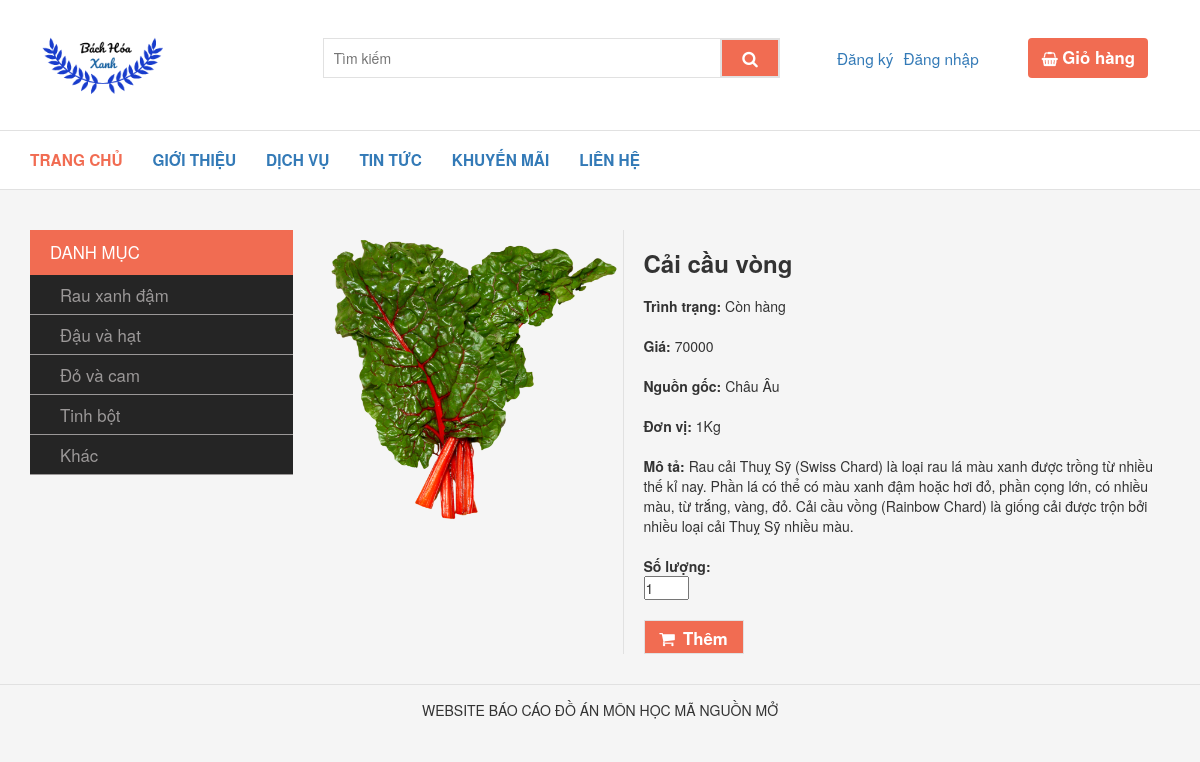
The page /lsproduct/detail/7 on the database its author committed.
### tables this page shows
CREATE TABLE `products` (
  `id` int(11) NOT NULL,
  `product_name` varchar(100) NOT NULL,
  `picture` varchar(100) DEFAULT NULL,
  `origin` varchar(100) NOT NULL,
  `unit_price` int(12) NOT NULL,
  `unit` varchar(20) NOT NULL,
  `stock` float NOT NULL,
  `supplier_id` int(11) NOT NULL,
  `description` text NOT NULL,
  `category_id` int(11) NOT NULL
);

### libs/view.php (called while the page is built, shortened)
<?php
class View
{
  public function RenderCustomer($name, $data = false)
  {
      require_once 'views/header.php';
      require_once 'views/'. $name . '.php';
      require_once 'views/footer.php';
  }
}

### controllers/lsproductController.php (called while the page is built, shortened)
<?php
class lsproductController extends Controller
{
  public function detail($id = null)
  {
    $data = $this->model->getProductById($id);
    $data = array_shift($data);
    $this->view->RenderCustomer('detail/index',$data);
  }
}

### index.php (called while the page is built, shortened)
<?php
require 'libs/model.php';
require 'libs/view.php';
require 'libs/database.php';
$app = new Bootstrap();

### libs/database.php (called while the page is built, shortened)
<?php
class Database extends PDO
{
	public function select($sql, $array = array() , $fetchMode = PDO::FETCH_ASSOC	)
	{
		$sth = $this ->prepare($sql);
		foreach ($array as $key => $value) {
			$sth->bindValue("$key",$value);
		}
		$sth->execute();
		return $sth ->fetchAll($fetchMode);
	}
}

### models/lsproductModel.php (called while the page is built, shortened)
<?php
class lsproductModel extends Model
{
  public function getProductById($id)
  {
    $query = "SELECT * FROM products WHERE id = :id ";
    $array = array(':id' => $id);
    $result = $this->db->select($query, $array);
    return $result;
  }
}

### libs/model.php (called while the page is built)
<?php
class Model
{
  function __construct()
  {
    $this->db = new Database(DB_TYPE, DB_HOST, DB_NAME, DB_USER, DB_PASS);
  }
}

### views/detail/index.php (the view)
<section class="section-1">
  <div class="container margin-section">
    <div class="row">
      <div class="col-md-3">
        <div>
          <div class="section-title">
            <span>Danh mục</span>
          </div>
          <div class="section-menu">
            <ul>
              <li>
                <a href="<?php echo URL ?>lsproduct/view/1">Rau xanh đậm</a>
              </li>
              <li>
                <a href="<?php echo URL ?>lsproduct/view/2">Đậu và hạt</a>
              </li>
              <li>
                <a href="<?php echo URL ?>lsproduct/view/3">Đỏ và cam</a>
              </li>
              <li>
                <a href="<?php echo URL ?>lsproduct/view/4">Tinh bột</a>
              </li>
              <li>
                <a href="<?php echo URL ?>lsproduct/view/5">Khác</a>
              </li>
            </ul>
          </div>
        </div>
      </div>
      <div class="col-md-9">
          <div class="detail-item">
              <div class="img-item">
                  <img src="<?php echo URL.$data['picture'] ?>" alt="<?php echo $data['product_name'] ?>">
              </div>
              <div class="info-item">
                  <div>
                      <h3><?php echo $data['product_name'] ?></h3>
                  </div>
                  <div>
                      <span>Trình trạng:</span>
                      <span><?php if ($data['stock']) {
                            echo "Còn hàng";
                      }else {
                          echo "Hết hàng";
                      }
                     ?></span>
                  </div>
                  <div>
                    <span>Giá:</span>
                      <span><?php echo $data['unit_price'] ?></span>
                  </div>
                  <div>
                    <span>Nguồn gốc:</span>
                      <span><?php echo $data['origin'] ?></span>
                  </div>
                  <div>
                    <span>Đơn vị:</span>
                      <span><?php echo $data['unit'] ?></span>
                  </div>
                  <div>
                    <span>Mô tả:</span>
                      <span><?php echo $data['description'] ?></span>
                  </div>
                  <div class="">
                    <span>Số lượng:</span>
                      <div class="quantity">
                          <input type="number" min="1" max="9" step="1" value="1">
                      </div>
                  </div>
                  <div class="cart-detail">
                    <a href="<?php echo URL . 'cart/addCart/'.$value["id"]?>" ><i class="fa fa-shopping-cart" aria-hidden="true"></i><span>Thêm</span></a>
                  </div>
              </div>
          </div>
      </div>
    </div>
  </div>
</section>

### public/css/style.css (style rules this page uses)
* { margin: 0; padding: 0; box-sizing: border-box; }
li { list-style-type: none; }
body { background-color: #f5f5f5; }
.margin-section { margin-top: 40px; }
.section-1, .section-2 { margin-bottom: 30px; }
.section-title { text-transform: uppercase; background-color: #f16c52; color: #fff; font-size: 1.2em; padding-left: 20px; height: 45px; line-height: 45px; font-weight: 500; }
.section-menu ul li { border-bottom: 1px solid #9b9898; height: 40px; line-height: 40px; padding-left: 30px; }
.section-menu { background-color: #252525; }
.section-menu a { color: #9b9898; display: block; font-size: 1.2em; font-weight: 500; }
.margin-section img { width: 130px; height: 130px; }
.detail-item { display: flex; justify-content: start; }
.img-item img { width: 300px !important; height: 300px !important; }
.info-item { padding-left: 20px; border-left: 1px solid #e1e1e1; }
.info-item h3 { font-weight: 600; }
.info-item>div { margin-top: 20px; }
.info-item>div>span:first-child { font-weight: 600; }
.cart-detail a { display: block; width: 100px; height: 34px; line-height: 34px; border: 1px solid #e1e1e1; color: #fff; background-color:#f16c52; font-size: 1.2em; text-align: center; font-weight: 600; }
.cart-detail span { margin-left: 8px; }

### rows shown on the page
products: picture (picture), product_name "Cải cầu vòng", unit_price "70000", origin "Châu Âu", unit "1Kg", description "Rau cải Thuỵ Sỹ (Swiss Chard) là loại rau lá màu xanh được trồng từ nhiều thế kỉ nay. Phần lá có thể có màu xanh đậm hoặc hơi đỏ, phần cọng lớn, có nhiều màu, từ trắng, vàng, đỏ. Cải cầu vồng (Rainbow Chard) là giống cải được trộn bởi nhiều loại cải Thuỵ Sỹ nhiều màu."
